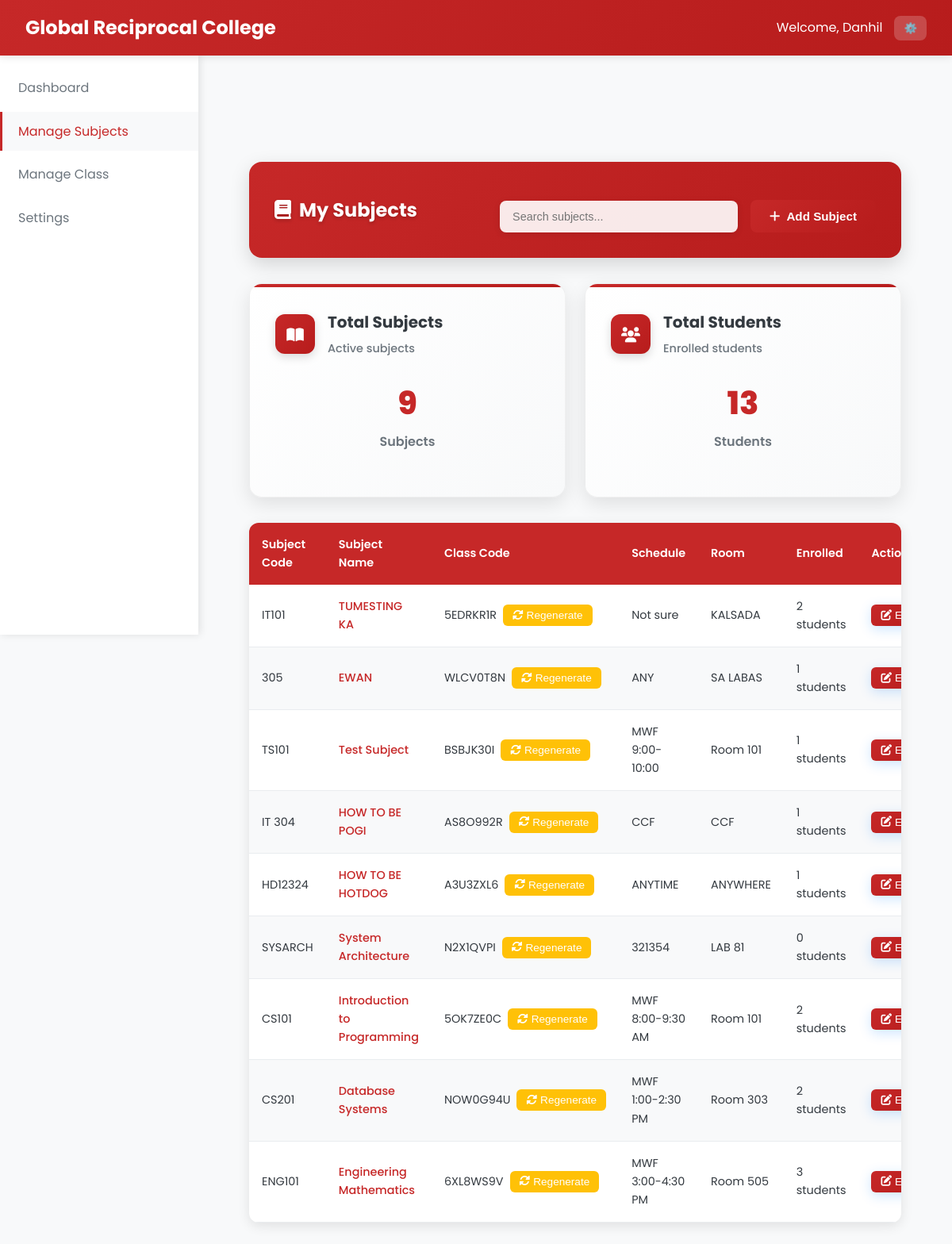
/Professor/manage_subjects.php (signed in), run on the app's committed database.
### tables this page shows
CREATE TABLE `classes` (
  `class_id` varchar(20) NOT NULL,
  `class_name` varchar(100) NOT NULL,
  `class_code` varchar(20) NOT NULL,
  `subject_id` varchar(20) DEFAULT NULL,
  `professor_id` varchar(20) DEFAULT NULL,
  `schedule` varchar(100) DEFAULT NULL,
  `room` varchar(50) DEFAULT NULL,
  `created_at` datetime NOT NULL,
  `updated_at` datetime NOT NULL
);

CREATE TABLE `subjects` (
  `subject_id` varchar(20) NOT NULL,
  `subject_name` varchar(100) NOT NULL,
  `subject_code` varchar(20) NOT NULL,
  `description` text DEFAULT NULL,
  `credits` int(11) NOT NULL,
  `created_at` datetime NOT NULL,
  `updated_at` datetime NOT NULL
);

### Professor/manage_subjects.php (the view, shortened to what this page needs)
<?php
require_once '../php/db.php';
$professor_id = $_SESSION['user_id'];
$query = "SELECT s.*, c.class_code, c.schedule, c.room
          FROM subjects s
          JOIN classes c ON s.subject_id = c.subject_id
          WHERE c.professor_id = ?
          ORDER BY s.created_at DESC";
$stmt = $pdo->prepare($query);
$stmt->execute([$professor_id]);
$subjects = $stmt->fetchAll();
$enrollment_counts = [];
foreach ($subjects as $subject) {
    $stmt = $pdo->prepare("SELECT COUNT(*) as count FROM student_classes sc
                          JOIN classes c ON sc.class_id = c.class_id
                          WHERE c.subject_id = ?");
    $stmt->execute([$subject['subject_id']]);
    $enrollment_counts[$subject['subject_id']] = $stmt->fetch()['count'];
}
?>
<!DOCTYPE html>
<html lang="en">
<head>
    <link rel="stylesheet" href="../css/styles_fixed.css">
    <link rel="stylesheet" href="https://cdnjs.cloudflare.com/ajax/libs/font-awesome/6.0.0/css/all.min.css">
</head>
<body>
    <nav class="navbar">
        <div class="navbar-brand">
            <span class="navbar-title">Global Reciprocal College</span>
        </div>
        <div class="navbar-user">
            <span>Welcome, <?php echo $_SESSION['first_name']; ?></span>
            <div class="user-dropdown">
                <button class="dropdown-toggle">⚙️</button>
            </div>
        </div>
    </nav>
    <aside class="sidebar">
        <ul class="sidebar-menu">
            <li class="sidebar-item">
                <a href="professor_dashboard.php" class="sidebar-link">Dashboard</a>
            </li>
            <li class="sidebar-item">
                <a href="manage_subjects.php" class="sidebar-link active">Manage Subjects</a>
            </li>
            <li class="sidebar-item">
                <a href="professor_manage_schedule.php" class="sidebar-link">Manage Class</a>
            </li>
             <li class="sidebar-item">
                <a href="../admin/settings.php" class="sidebar-link">Settings</a>
            </li>
        </ul>
    </aside>
    <main class="main-content">
        <div class="dashboard-container">
            <div class="table-header-enhanced">
                <h2 class="table-title-enhanced"><i class="fas fa-book" style="margin-right: 10px;"></i>My Subjects</h2>
                <div class="table-actions-enhanced">
                    <input type="text" id="searchInput" class="search-input-enhanced" placeholder="Search subjects..." onkeyup="filterSubjects()">
                    <button class="stat-primary-btn" onclick="openModal('addSubjectModal')">
                        <i class="fas fa-plus"></i> Add Subject
                    </button>
                </div>
            </div>
            <div class="stats-grid">
                <div class="stat-card-enhanced">
                    <div class="stat-header-enhanced">
                        <div class="stat-icon-enhanced">
                            <i class="fas fa-book-open"></i>
                        </div>
                        <div class="stat-info-enhanced">
                            <h3 class="stat-title-enhanced">Total Subjects</h3>
                            <span class="stat-subtitle-enhanced">Active subjects</span>
                        </div>
                    </div>
                    <div class="stat-metrics-enhanced">
                        <div class="stat-main-metric">
                            <div class="stat-value-enhanced"><?php echo count($subjects); ?></div>
                            <div class="stat-label-enhanced">Subjects</div>
                        </div>
                    </div>
                </div>
                <div class="stat-card-enhanced">
                    <div class="stat-header-enhanced">
                        <div class="stat-icon-enhanced">
                            <i class="fas fa-users"></i>
                        </div>
                        <div class="stat-info-enhanced">
                            <h3 class="stat-title-enhanced">Total Students</h3>
                            <span class="stat-subtitle-enhanced">Enrolled students</span>
                        </div>
                    </div>
                    <div class="stat-metrics-enhanced">
                        <div class="stat-main-metric">
                            <div class="stat-value-enhanced"><?php echo array_sum($enrollment_counts); ?></div>
                            <div class="stat-label-enhanced">Students</div>
                        </div>
                    </div>
                </div>
            </div>
            <div class="table-container-enhanced">
                <table class="table-enhanced">
                    <thead>
                        <tr>
                            <th>Subject Code</th>
                            <th>Subject Name</th>
                            <th>Class Code</th>
                            <th>Schedule</th>
                            <th>Room</th>
                            <th>Enrolled</th>
                            <th>Actions</th>
                        </tr>
                    </thead>
                    <tbody>
                        <?php foreach ($subjects as $subject): ?>
                        <tr>
                            <td><?php echo $subject['subject_code']; ?></td>
                            <td>
                                <a href="javascript:void(0)" onclick="viewSubjectDetails('<?php echo $subject['subject_id']; ?>')" class="subject-link">
                                    <?php echo $subject['subject_name']; ?>
                                </a>
                            </td>
                            <td>
                                <div class="class-code-display">
                                    <span><?php echo $subject['class_code']; ?></span>
                                    <button class="btn-sm-enhanced btn-warning-enhanced" onclick="regenerateCode('<?php echo $subject['subject_id']; ?>')">
                                        <i class="fas fa-sync-alt"></i> Regenerate
                                    </button>
                                </div>
                            </td>
                            <td><?php echo $subject['schedule']; ?></td>
                            <td><?php echo $subject['room']; ?></td>
                            <td><?php echo $enrollment_counts[$subject['subject_id']] ?? 0; ?> students</td>
                            <td>
                                <div class="action-buttons">
                                    <button class="btn-sm-enhanced btn-primary-enhanced" onclick="editSubject(<?php echo htmlspecialchars(json_encode($subject)); ?>)">
                                        <i class="fas fa-edit"></i> Edit
                                    </button>
                                </div>
                            </td>
                        </tr>
                        <?php endforeach; ?>
                    </tbody>
                </table>
            </div>
        </div>
    </main>
</body>
</html>

### css/styles_fixed.css (style rules this page uses)
:root { --primary: #C62828; --primary-dark: #B71C1C; --primary-light: #EF5350; --secondary: #2E7D32; --accent: #1565C0; --light: #f8f9fa; --dark: #343a40; --gray: #6c757d; --light-gray: #e9ecef; --success: #28a745; --warning: #ffc107; --danger: #dc3545; --info: #17a2b8; }
* { margin: 0; padding: 0; box-sizing: border-box; }
body { font-family: 'Poppins', sans-serif; background-color: var(--light); color: var(--dark); line-height: 1.6; }
.navbar { background: linear-gradient(135deg, var(--primary) 0%, var(--primary-dark) 100%); color: white; padding: 1rem 2rem; display: flex; justify-content: space-between; align-items: center; box-shadow: 0 2px 10px rgba(0, 0, 0, 0.1); position: sticky; top: 0; z-index: 1000; }
.navbar-brand { font-size: 1.5rem; font-weight: 700; display: flex; align-items: center; gap: 10px; }
.navbar-user { display: flex; align-items: center; gap: 15px; }
.user-dropdown { position: relative; }
.dropdown-toggle { background: rgba(255, 255, 255, 0.2); border: none; color: white; padding: 8px 12px; border-radius: 8px; cursor: pointer; transition: background-color 0.3s ease; }
.sidebar { width: 250px; background: white; height: calc(100vh - 70px); position: fixed; left: 0; top: 70px; box-shadow: 2px 0 10px rgba(0, 0, 0, 0.1); overflow-y: auto; transition: transform 0.3s ease; z-index: 999; transform: translateX(0); }
.sidebar-menu { list-style: none; padding: 1rem 0; }
.sidebar-item { margin-bottom: 5px; }
.sidebar-link { display: flex; align-items: center; padding: 12px 20px; color: var(--gray); text-decoration: none; transition: all 0.3s ease; border-left: 3px solid transparent; }
.sidebar-link.active { background: var(--light); color: var(--primary); border-left-color: var(--primary); }
.main-content { margin-left: 250px; margin-top: 70px; padding: 2rem; min-height: calc(100vh - 70px); background: var(--light); transition: margin-left 0.3s ease, padding 0.3s ease; }
.dashboard-container { max-width: 1200px; margin: 0 auto; padding: 2rem; }
.stats-grid { display: grid; grid-template-columns: repeat(auto-fill, minmax(350px, 1fr)); gap: 2rem; margin-bottom: 2rem; }
.stat-card-enhanced { background: linear-gradient(135deg, #ffffff 0%, #f8f9fa 100%); border-radius: 16px; padding: 2rem; box-shadow: 0 8px 25px rgba(0, 0, 0, 0.1); border: 1px solid rgba(0, 0, 0, 0.05); transition: all 0.3s ease; position: relative; overflow: hidden; }
.stat-card-enhanced::before { content: ''; position: absolute; top: 0; left: 0; right: 0; height: 4px; background: linear-gradient(90deg, var(--primary) 0%, var(--primary-dark) 100%); }
.stat-header-enhanced { display: flex; align-items: center; gap: 1rem; margin-bottom: 1.5rem; }
.stat-icon-enhanced { width: 50px; height: 50px; background: linear-gradient(135deg, var(--primary) 0%, var(--primary-dark) 100%); border-radius: 12px; display: flex; align-items: center; justify-content: center; color: white; font-size: 1.2rem; box-shadow: 0 4px 12px rgba(0, 0, 0, 0.15); }
.stat-info-enhanced { flex: 1; }
.stat-title-enhanced { font-size: 1.25rem; font-weight: 700; color: var(--dark); margin: 0 0 0.25rem 0; }
.stat-subtitle-enhanced { font-size: 0.9rem; color: var(--gray); font-weight: 500; }
.stat-metrics-enhanced { margin-bottom: 1.5rem; }
.stat-main-metric { text-align: center; margin-bottom: 1.5rem; }
.stat-value-enhanced { font-size: 2.5rem; font-weight: 800; color: var(--primary); margin-bottom: 0.25rem; }
.stat-label-enhanced { font-size: 1rem; color: var(--gray); font-weight: 600; }
.stat-primary-btn { background: linear-gradient(135deg, var(--primary) 0%, var(--primary-dark) 100%); color: white; border: none; padding: 0.75rem 1.5rem; border-radius: 8px; cursor: pointer; font-size: 0.95rem; font-weight: 600; display: inline-flex; align-items: center; gap: 0.5rem; transition: transform 0.2s, box-shadow 0.2s; }
.table-header-enhanced { background: linear-gradient(135deg, var(--primary) 0%, var(--primary-dark) 100%); padding: 2rem; border-radius: 16px; margin-bottom: 2rem; box-shadow: 0 8px 25px rgba(0, 0, 0, 0.15); display: flex; justify-content: space-between; align-items: center; }
.table-title-enhanced { color: white; font-size: 1.5rem; font-weight: 700; margin: 0; text-shadow: 0 2px 4px rgba(0, 0, 0, 0.2); }
.table-actions-enhanced { display: flex; gap: 1rem; }

### data on the page
classes: subject.subject_code "IT101", subject.subject_name "TUMESTING KA", class_code "5EDRKR1R", schedule "Not sure", room "KALSADA", subject.subject_id "2"
classes: subject.subject_code "305", subject.subject_name "EWAN", class_code "WLCV0T8N", schedule "ANY", room "SA LABAS", subject.subject_id "1"
classes: subject.subject_code "TS101", subject.subject_name "Test Subject", class_code "BSBJK30I", schedule "MWF 9:00-10:00", room "Room 101", subject.subject_id "1"
classes: subject.subject_code "IT 304", subject.subject_name "HOW TO BE POGI", class_code "AS8O992R", schedule "CCF", room "CCF", subject.subject_id "1"
classes: subject.subject_code "HD12324", subject.subject_name "HOW TO BE HOTDOG", class_code "A3U3ZXL6", schedule "ANYTIME", room "ANYWHERE", subject.subject_id "1"
classes: subject.subject_code "SYSARCH", subject.subject_name "System Architecture", class_code "N2X1QVPI", schedule "321354", room "LAB 81", subject.subject_id "0"
classes: subject.subject_code "CS101", subject.subject_name "Introduction to Programming", class_code "5OK7ZE0C", schedule "MWF 8:00-9:30 AM", room "Room 101", subject.subject_id "2"
classes: subject.subject_code "CS201", subject.subject_name "Database Systems", class_code "NOW0G94U", schedule "MWF 1:00-2:30 PM", room "Room 303", subject.subject_id "2"
classes: subject.subject_code "ENG101", subject.subject_name "Engineering Mathematics", class_code "6XL8WS9V", schedule "MWF 3:00-4:30 PM", room "Room 505", subject.subject_id "3"

### other printed values
$_SESSION['first_name'] "Danhil"
count($subjects) "9"
array_sum($enrollment_counts) "13"
